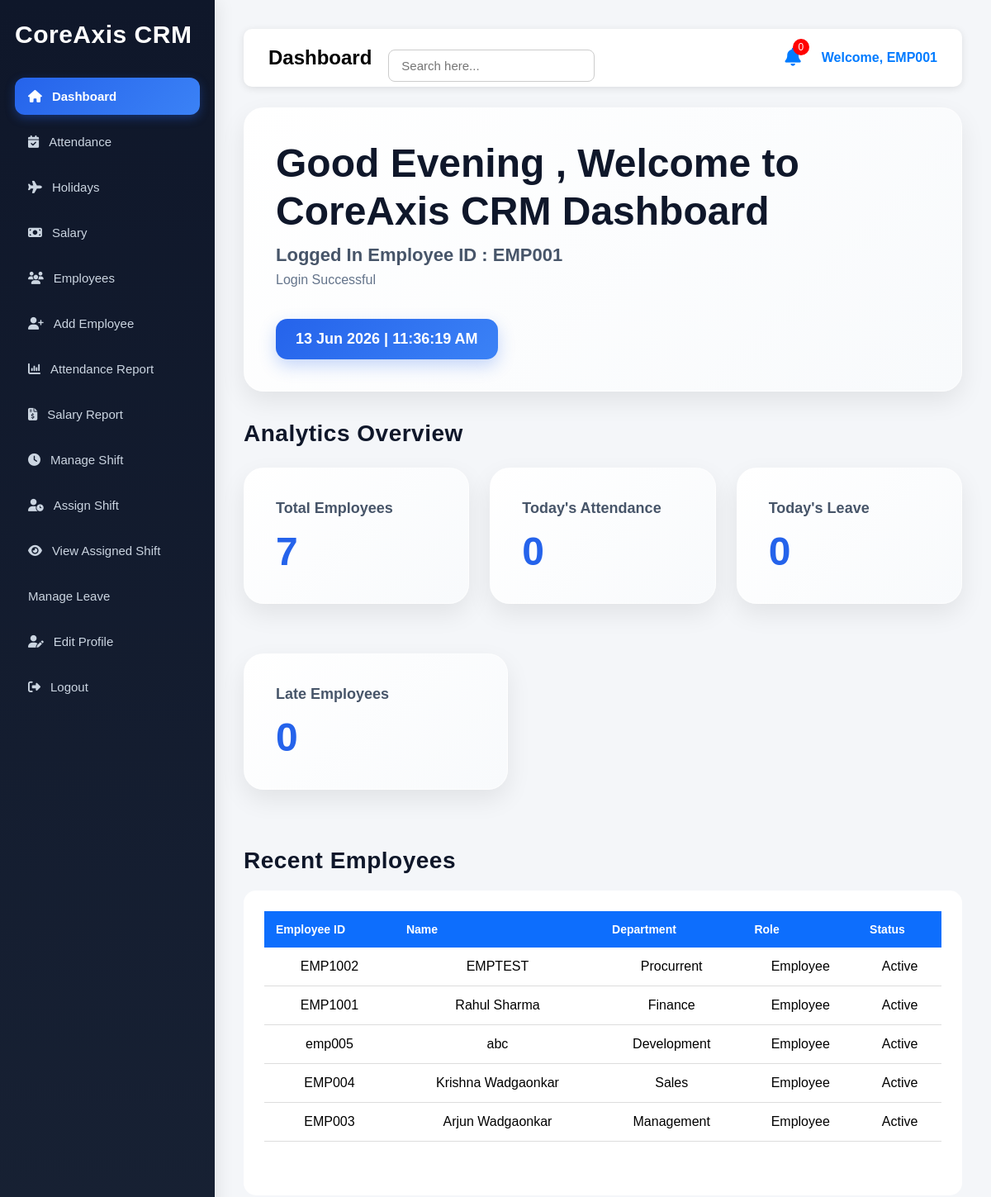
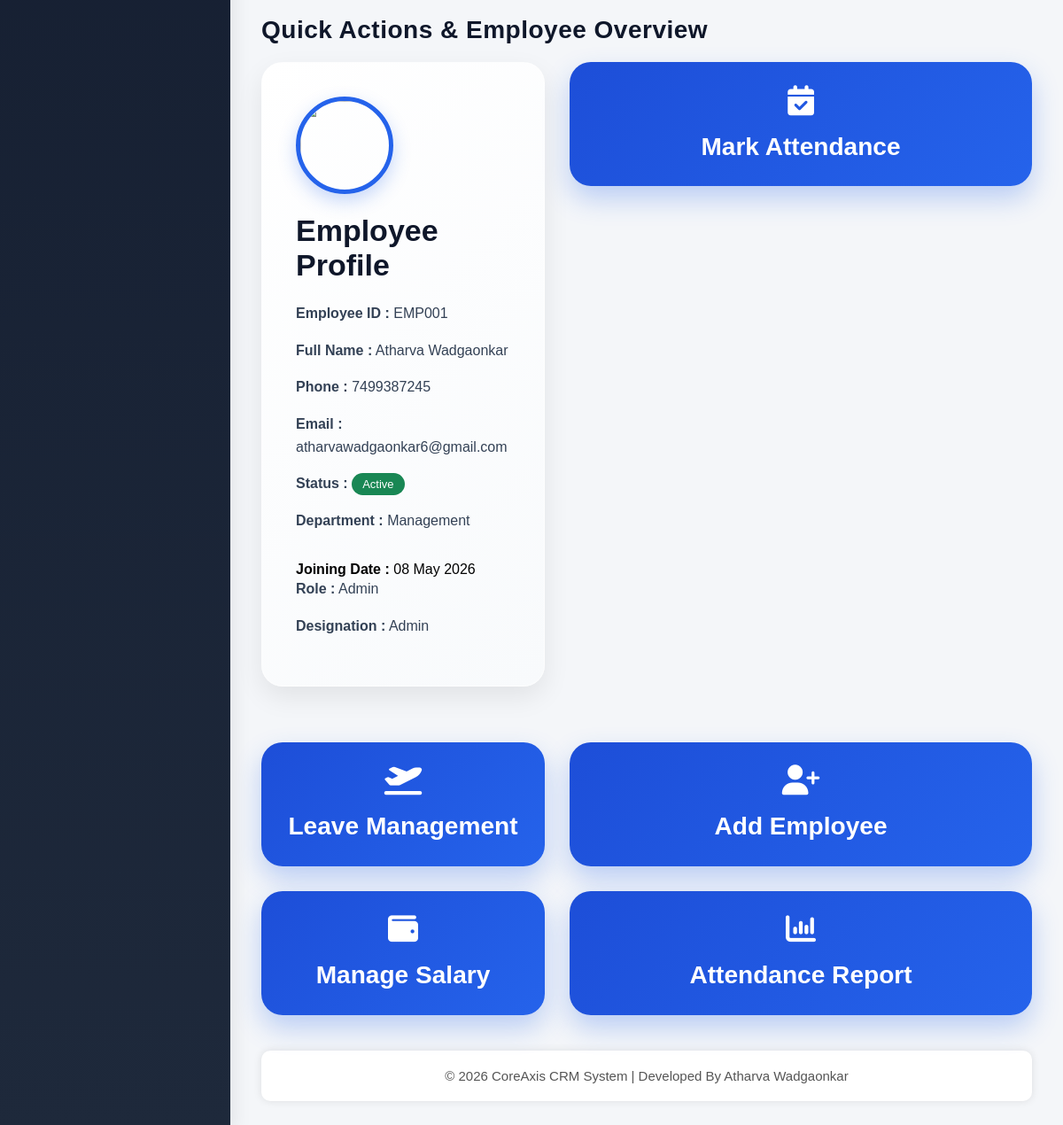
/dashboard.php (signed in), run on the app's committed database (2 pictures, top to bottom).
### tables this page shows
CREATE TABLE `users` (
  `id` int(11) NOT NULL,
  `employee_id` varchar(20) DEFAULT NULL,
  `full_name` varchar(100) DEFAULT NULL,
  `password` varchar(100) DEFAULT NULL,
  `department` varchar(50) DEFAULT NULL,
  `designation` varchar(50) DEFAULT NULL,
  `shift_time` time DEFAULT NULL,
  `salary` decimal(10,2) DEFAULT NULL,
  `incentive` decimal(10,2) DEFAULT NULL,
  `joining_date` date DEFAULT NULL,
  `role` varchar(20) DEFAULT NULL,
  `status` varchar(20) DEFAULT NULL,
  `phone` varchar(15) DEFAULT NULL,
  `email` varchar(100) DEFAULT NULL,
  `shift_id` int(11) DEFAULT NULL
);

### dashboard.php (the view, shortened to what this page needs)
<?php
include 'includes/db.php';
$total_employee_query =
    "SELECT COUNT(*) AS total FROM users";
$total_employee_result =
    mysqli_query($conn, $total_employee_query);
$total_employee =
    mysqli_fetch_assoc($total_employee_result);
$total_attendance_query =
    "SELECT COUNT(*) AS total FROM attendance
WHERE attendance_date = CURDATE()";
$total_attendance_result =
    mysqli_query($conn, $total_attendance_query);
$total_attendance =
    mysqli_fetch_assoc($total_attendance_result);
$total_leave_query =
    "SELECT COUNT(*) AS total
FROM attendance
WHERE attendance_date = CURDATE()
AND status='Leave'";
$total_leave_result =
    mysqli_query($conn, $total_leave_query);
$total_leave =
    mysqli_fetch_assoc($total_leave_result);
$total_late_query =
    "SELECT COUNT(*) AS total
FROM attendance
WHERE attendance_date = CURDATE()
AND status='Late'";
$total_late_result =
    mysqli_query($conn, $total_late_query);
$total_late =
    mysqli_fetch_assoc($total_late_result);
$employee_id = $_SESSION['employee_id'];
$user_query =
    "SELECT * FROM users
WHERE employee_id='$employee_id'";
$user_result =
    mysqli_query($conn, $user_query);
$user =
    mysqli_fetch_assoc($user_result);
?>
<!DOCTYPE html>
<html>
<head>
    <link rel="stylesheet" href="css/style.css">
    <link rel="stylesheet" href="https://cdnjs.cloudflare.com/ajax/libs/font-awesome/6.4.0/css/all.min.css">
</head>
<body>
    <div class="main-container">
        <div class="sidebar">
            <h2 style="color:white;">
                CoreAxis CRM
            </h2>
            <a href="dashboard.php" class="active">
                <i class="fa-solid fa-house"></i>
                Dashboard
            </a>
            <a href="attendance.php">
                <i class="fa-solid fa-calendar-check"></i>
                Attendance
            </a>
            <a href="holidays.php">
                <i class="fa-solid fa-plane"></i>
                Holidays
            </a>
            <a href="salary.php">
                <i class="fa-solid fa-money-bill"></i>
                Salary
            </a>
            <?php if ($user['role'] == 'Admin') { ?>
                <a href="employees.php">
                    <i class="fa-solid fa-users"></i>
                    Employees
                </a>
                <a href="add_employee.php">
                    <i class="fa-solid fa-user-plus"></i>
                    Add Employee
                </a>
                <a href="attendance_report.php">
                    <i class="fa-solid fa-chart-column"></i>
                    Attendance Report
                </a>
                <a href="salary_report.php">
                    <i class="fa-solid fa-file-invoice-dollar"></i>
                    Salary Report
                </a>
                <a href="manage_shift.php">
                    <i class="fa-solid fa-clock"></i>
                    Manage Shift
                </a>
                <a href="assign_shift.php">
                    <i class="fa-solid fa-user-clock"></i>
                    Assign Shift
                </a>
                <a href="view_assigned_shift.php">
                    <i class="fa-solid fa-eye"></i>
                    View Assigned Shift
                </a>
                <a href="manage_leave.php">
                    Manage Leave
                </a>
            <?php } ?>
            <a href="edit_profile.php">
                <i class="fa fa-user-edit"></i> Edit Profile
            </a>
            <a href="logout.php">
                <i class="fa-solid fa-right-from-bracket"></i>
                Logout
            </a>
        </div>
        <div class="content">
            <div class="topbar">
                <div class="topbar-left">
                    <h2>
                        Dashboard
                    </h2>
                    <input type="text" placeholder="Search here..." class="search-box">
                </div>
                <div class="topbar-right">
                    <a href="notifications.php" class="notification-bell">
                        <i class="fa-solid fa-bell"></i>
                        <span class="notification-count">
                            <?php
                            if ($user['role'] == 'Admin') {
                                $notification_query =
                                    "SELECT COUNT(*) AS total
        FROM leaves
        WHERE status='Pending'";
                            }
                            $notification_result =
                                mysqli_query($conn, $notification_query);
                            $notification =
                                mysqli_fetch_assoc($notification_result);
                            echo $notification['total'];
                            ?>
                        </span>
                    </a>
                    <div class="profile-box">
                        Welcome,
                        <?php echo $_SESSION['employee_id']; ?>
                    </div>
                </div>
            </div>
            <div class="welcome-box">
                <h1>
                    <?php
                    $hour = date("H");
                    if ($hour < 12) {
                        echo "Good Morning";
                    } elseif ($hour < 17) {
                        echo "Good Afternoon";
                    } else {
                        echo "Good Evening";
                    }
                    ?>
                    ,
                    Welcome to CoreAxis CRM Dashboard
                </h1>
                <h3>
                    Logged In Employee ID :
                    <?php echo $_SESSION['employee_id']; ?>
                </h3>
                <p>
                    Login Successful
                </p>
                <div class="datetime-box">
                    <?php
                    echo date("d M Y");
                    ?>
                    |
                    <span id="live-time"></span>
                </div>
            </div>
            <h2 class="section-title">
                Analytics Overview
            </h2>
            <?php if ($user['role'] == 'Admin') { ?>
                <div class="stats-box">
                    <div class="card">
                        <h2>Total Employees</h2>
                        <p>
                            <?php echo $total_employee['total']; ?>
                        </p>
                    </div>
                    <div class="card">
                        <h2>Today's Attendance</h2>
                        <p>
                            <?php echo $total_attendance['total']; ?>
                        </p>
                    </div>
                    <div class="card">
                        <h2>Today's Leave</h2>
                        <p>
                            <?php echo $total_leave['total']; ?>
                        </p>
                    </div>
                    <div class="card">
                        <h2>Late Employees</h2>
                        <p>
                            <?php echo $total_late['total']; ?>
                        </p>
                    </div>
                </div>
            <?php } ?>
            <?php if ($user['role'] == 'Admin') { ?>
                <h2 class="section-title">
                    Recent Employees
                </h2>
                <div class="recent-table">
                    <table>
                        <tr>
                            <th>Employee ID</th>
                            <th>Name</th>
                            <th>Department</th>
                            <th>Role</th>
                            <th>Status</th>
                        </tr>
                        <?php
                        $recent_query =
                            mysqli_query(
                                $conn,
                                "SELECT * FROM users
ORDER BY id DESC
LIMIT 5"
                            );
                        while (
                            $recent =
                            mysqli_fetch_assoc($recent_query)
                        ) {
                            ?>
                            <tr>
                                <td>
                                    <?php echo $recent['employee_id']; ?>
                                </td>
                                <td>
                                    <?php echo $recent['full_name']; ?>
                                </td>
                                <td>
                                    <?php echo $recent['department']; ?>
                                </td>
                                <td>
                                    <?php echo $recent['role']; ?>
                                </td>
                                <td>
                                    <?php echo $recent['status']; ?>
                                </td>
                            </tr>
                        <?php } ?>
                    </table>
                </div>
            <?php } ?>
            <h2 class="section-title">
                Quick Actions & Employee Overview
            </h2>
            <div class="dashboard-grid">
                <div class="profile-card">
                    <?php
                    $image_path =
                        "images/" .
                        $_SESSION['employee_id'] .
                        ".jpg";
                    if (!file_exists($image_path)) {
                        if ($user['role'] == 'Admin') {
                            $image_path = "images/admin.png";
                        } else {
                            $image_path = "images/employee.png";
                        }
                    }
                    ?>
                    <img src="<?php echo $image_path; ?>" class="profile-image">
                    <h2>
                        Employee Profile
                    </h2>
                    <div class="profile-item">
                        <b>Employee ID :</b>
                        <?php echo $_SESSION['employee_id']; ?>
                    </div>
                    <div class="profile-item">
                        <b>Full Name :</b>
                        <?php echo $user['full_name']; ?>
                    </div>
                    <div class="profile-item">
                        <b>Phone :</b>
                        <?php echo $user['phone']; ?>
                    </div>
                    <div class="profile-item">
                        <b>Email :</b>
                        <?php echo $user['email']; ?>
                    </div>
                    <div class="profile-item">
                        <b>Status :</b>
                        <span style="
    padding:5px 12px;
    border-radius:20px;
    background:
    <?php
    if ($user['status'] == 'Active') {
        echo '#198754';
    } else {
        echo '#dc3545';
    }
    ?>;
    color:white;
    font-size:13px;
    ">
                            <?php echo $user['status']; ?>
                        </span>
                    </div>
                    <div class="profile-item">
                        <b>Department :</b>
                        <?php echo $user['department']; ?>
                    </div>
                    <br>
                    <strong>Joining Date :</strong>
                    <?php
                    echo date(
                        'd M Y',
                        strtotime($user['joining_date'])
                    );
                    ?>
                    <div class="profile-item">
                        <b>Role :</b>
                        <?php echo $user['role']; ?>
                    </div>
                    <div class="profile-item">
                        <b>Designation :</b>
                        <?php echo $user['designation']; ?>
                    </div>
                </div>
                <a href="attendance.php" class="quick-card">
                    <i class="fa-solid fa-calendar-check"></i>
                    <h3>Mark Attendance</h3>
                </a>
                <a href="leave.php" class="quick-card">
                    <i class="fa-solid fa-plane-departure"></i>
                    <h3>Leave Management</h3>
                </a>
                <?php if ($user['role'] == 'Admin') { ?>
                    <a href="add_employee.php" class="quick-card">
                        <i class="fa-solid fa-user-plus"></i>
                        <h3>Add Employee</h3>
                    </a>
                    <a href="salary.php" class="quick-card">
                        <i class="fa-solid fa-wallet"></i>
                        <h3>Manage Salary</h3>
                    </a>
                    <a href="attendance_report.php" class="quick-card">
                        <i class="fa-solid fa-chart-column"></i>
                        <h3>Attendance Report</h3>
                    </a>
                <?php } ?>
            </div>
            <div class="footer">
                © 2026 CoreAxis CRM System |
                Developed By Atharva Wadgaonkar
            </div>
        </div>
</body>
</html>

### data on the page
users: employee "EMP1002", full_name "EMPTEST", department "Procurrent", role "Employee", status "Active"
users: employee "EMP1001", full_name "Rahul Sharma", department "Finance", role "Employee", status "Active"
users: employee "emp005", full_name "abc", department "Development", role "Employee", status "Active"
users: employee "EMP004", full_name "Krishna Wadgaonkar", department "Sales", role "Employee", status "Active"
users: employee "EMP003", full_name "Arjun Wadgaonkar", department "Management", role "Employee", status "Active"
users: full_name "Atharva Wadgaonkar", phone "7499387245", email "atharvawadgaonkar6@gmail.com", status "Active", department "Management", joining_date "08 May 2026", role "Admin", designation "Admin"

### other printed values
$notification['total'] "0"
$_SESSION['employee_id'] "EMP001"
$total_employee['total'] "7"
$total_attendance['total'] "0"
$total_leave['total'] "0"
$total_late['total'] "0"
